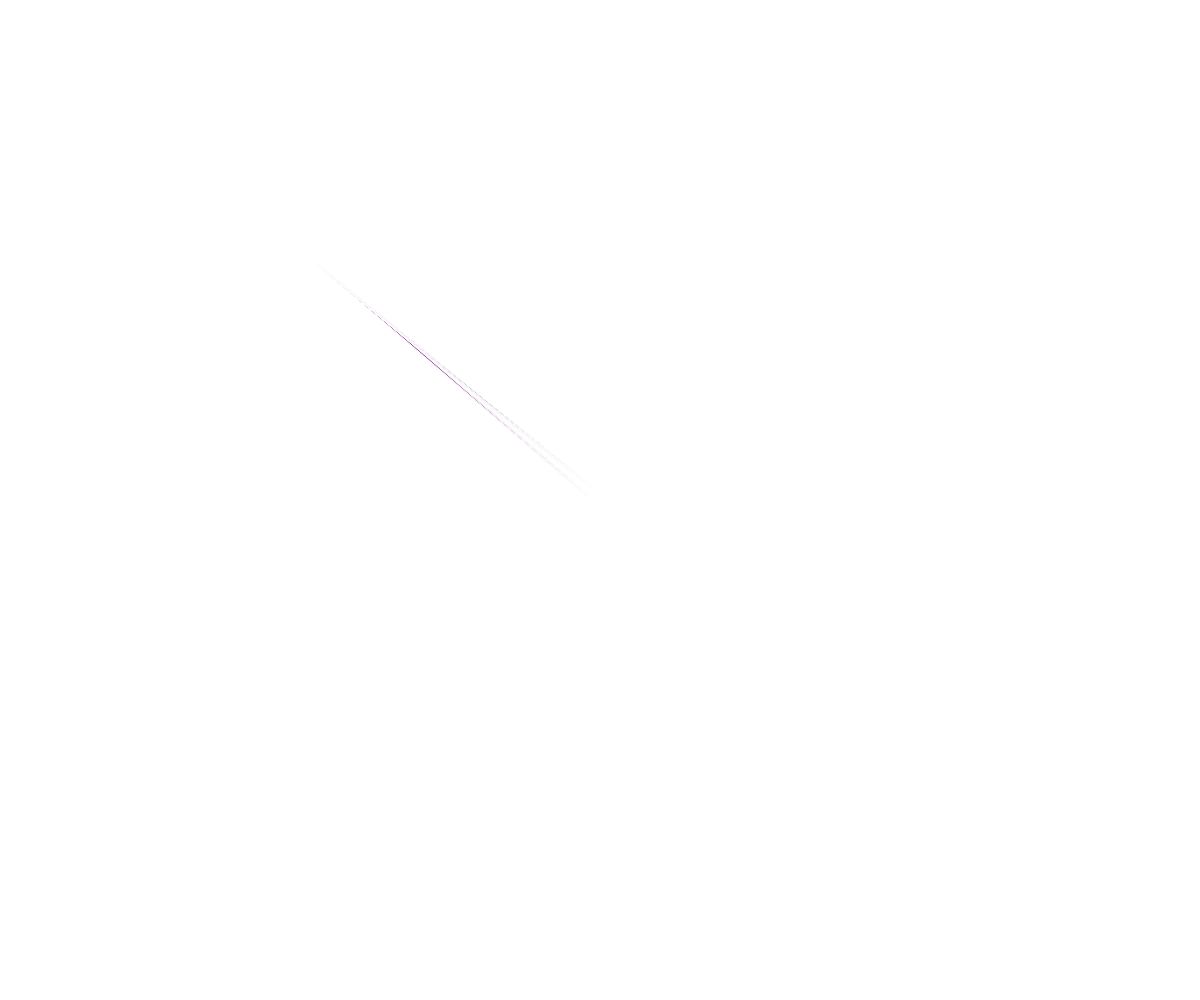
Frame 1 (no input)
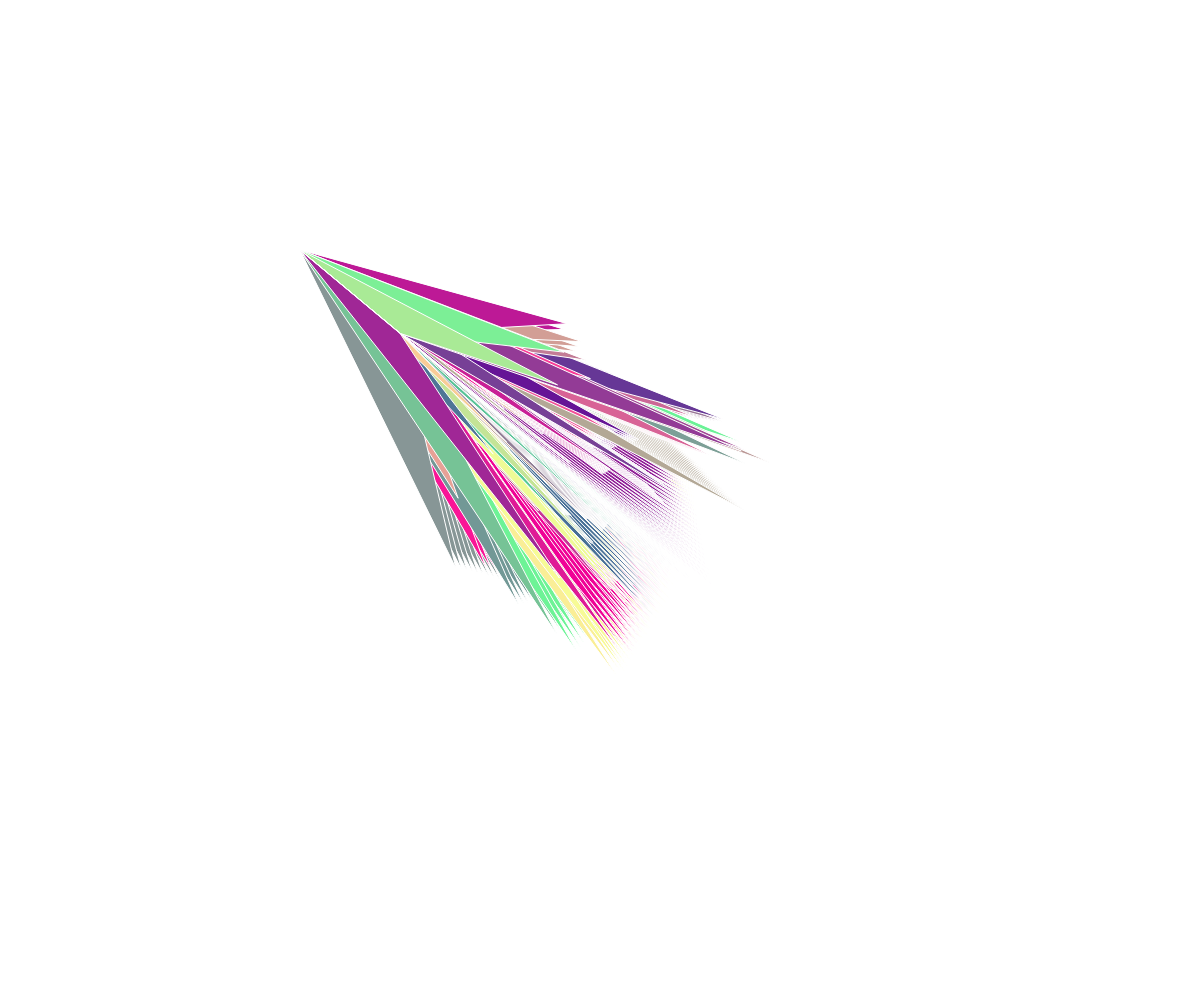
Frame 60 (no input)
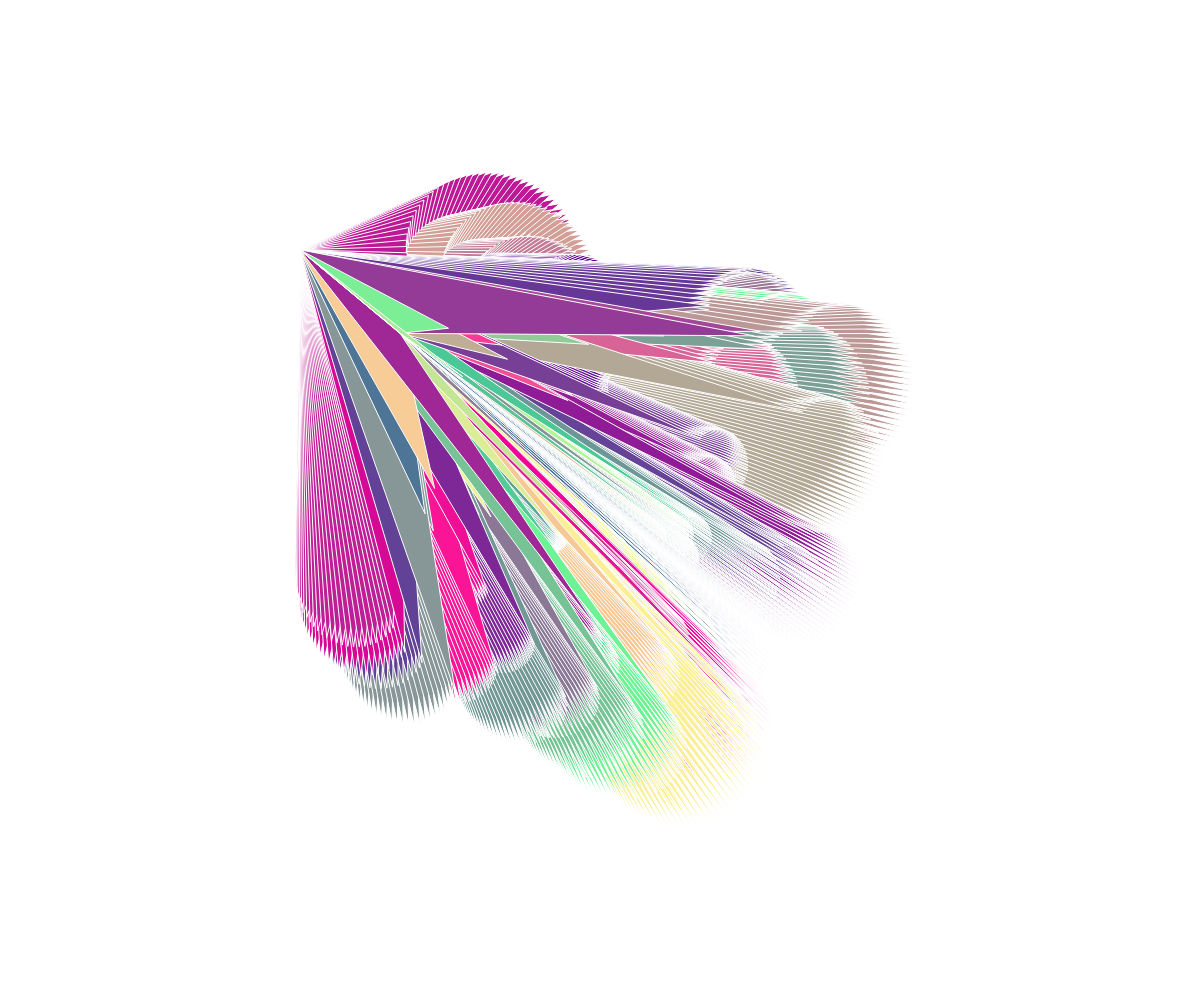
Frame 120 (the mouse pressed at the canvas centre since frame 60)

The p5.js sketch that drew these frames (run headless with seeded random() and noise() and a simulated clock; from frame 60 on, the mouse is pressed at the canvas centre):

// p5.js sketch
// ── sketch.js
let nTriangle = 80;
let pelotas = [];
let t = 0;

function setup() {
  createCanvas(windowWidth, windowHeight);
  for (let i = 0; i < nTriangle; i++) {
    pelotas[i] = new RandomWalek(i);
  }
}

function draw() {
  for (let i = 0; i < nTriangle; i++) {
    pelotas[i].update(t);
    pelotas[i].display();
  }
  t += 0.005;
}

// _________________________________
// ______Classes____________________
// _________________________________


// ______Random walker______________

class RandomWalek {
  constructor(_name) {
    this.red = random(70, 250);
    this.green = random(0, 255);
    this.blue = random(150, 150);

    this.pos = createVector(width / 2, height / 2);
    this.pos2 = createVector(width / 3, height / 3);
    this.pos3 = createVector(width / 4, height / 4);
    this.speed = createVector(random(-3, 3), random(-3, 3));

    this.pos4 = createVector(width / 2, height / 2);
    this.pos5 = createVector(width / 2, height / 2);
    this.pos6 = createVector(width / 5, height / 5);
    this.speed = createVector(random(-5, 5), random(-5, 5));



    print('Hola! soy la pelota' + this.name);
  }

  update(_t) {

    this.speed.rotate(map(noise(_t), 0, 1, -0.5, 0.5));
    this.pos.add(this.speed);
  }

  display() {
    stroke('rgba*255,150,0,0.1)');
    fill(this.red, this.green, this.blue);
    triangle(this.pos.x, this.pos.y, this.pos2.x, this.pos2.y, this.pos3.x, this.pos3.y);

    stroke('rgba*255,15,110,0.01)');
    fill(this.red, this.green, this.blue);
    triangle(this.pos4.x, this.pos4.y, this.pos5.x, this.pos5.y, this.pos6.x, this.pos6.y);

  }
}
